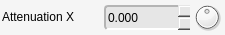
         <widget class="QFrame" name="attenuationX">
          <property name="minimumSize">
           <size>
            <width>225</width>
            <height>35</height>
           </size>
          </property>
          <property name="maximumSize">
           <size>
            <width>225</width>
            <height>35</height>
           </size>
          </property>
          <property name="styleSheet">
           <string notr="true">background-color: rgb(245, 245, 245);
border-radius: 4px;</string>
          </property>
          <property name="frameShape">
           <enum>QFrame::NoFrame</enum>
          </property>
          <property name="frameShadow">
           <enum>QFrame::Plain</enum>
          </property>
          <property name="lineWidth">
           <number>0</number>
          </property>
          <widget class="QLabel" name="attenuationX_lbl">
           <property name="geometry">
            <rect>
             <x>2</x>
             <y>2</y>
             <width>100</width>
             <height>30</height>
            </rect>
           </property>
           <property name="sizePolicy">
            <sizepolicy hsizetype="Fixed" vsizetype="Fixed">
             <horstretch>0</horstretch>
             <verstretch>0</verstretch>
            </sizepolicy>
           </property>
           <property name="minimumSize">
            <size>
             <width>100</width>
             <height>30</height>
            </size>
           </property>
           <property name="maximumSize">
            <size>
             <width>100</width>
             <height>30</height>
            </size>
           </property>
           <property name="font">
            <font>
             <weight>50</weight>
             <bold>false</bold>
            </font>
           </property>
           <property name="styleSheet">
            <string notr="true">border-width: 0px;</string>
           </property>
           <property name="text">
            <string>Attenuation X</string>
           </property>
           <property name="margin">
            <number>1</number>
           </property>
          </widget>
          <widget class="QDoubleSpinBox" name="attenuationX_value">
           <property name="geometry">
            <rect>
             <x>104</x>
             <y>5</y>
             <width>86</width>
             <height>25</height>
            </rect>
           </property>
           <property name="sizePolicy">
            <sizepolicy hsizetype="Fixed" vsizetype="Fixed">
             <horstretch>0</horstretch>
             <verstretch>0</verstretch>
            </sizepolicy>
           </property>
           <property name="minimumSize">
            <size>
             <width>86</width>
             <height>25</height>
            </size>
           </property>
           <property name="maximumSize">
            <size>
             <width>86</width>
             <height>25</height>
            </size>
           </property>
           <property name="styleSheet">
            <string notr="true">background-color: rgb(230, 230, 230);
border-top-color: rgb(180, 180, 180);
border-left-color: rgb(180, 180, 180);
border-bottom-color: rgb(255, 255, 255);
border-right-color: rgb(255, 255, 255);
border-style: solid;
border-width: 2px;</string>
           </property>
           <property name="frame">
            <bool>false</bool>
           </property>
           <property name="buttonSymbols">
            <enum>QAbstractSpinBox::UpDownArrows</enum>
           </property>
           <property name="decimals">
            <number>3</number>
           </property>
           <property name="minimum">
            <double>-9999.000000000000000</double>
           </property>
           <property name="maximum">
            <double>9999.000000000000000</double>
           </property>
           <property name="singleStep">
            <double>0.050000000000000</double>
           </property>
          </widget>
          <widget class="QDial" name="attenuationX_dial">
           <property name="geometry">
            <rect>
             <x>192</x>
             <y>2</y>
             <width>30</width>
             <height>30</height>
            </rect>
           </property>
           <property name="sizePolicy">
            <sizepolicy hsizetype="Fixed" vsizetype="Fixed">
             <horstretch>0</horstretch>
             <verstretch>0</verstretch>
            </sizepolicy>
           </property>
           <property name="minimumSize">
            <size>
             <width>30</width>
             <height>30</height>
            </size>
           </property>
           <property name="maximumSize">
            <size>
             <width>30</width>
             <height>30</height>
            </size>
           </property>
           <property name="styleSheet">
            <string notr="true">border-width: 0px;</string>
           </property>
           <property name="minimum">
            <number>-10000</number>
           </property>
           <property name="maximum">
            <number>10000</number>
           </property>
          </widget>
         </widget>
